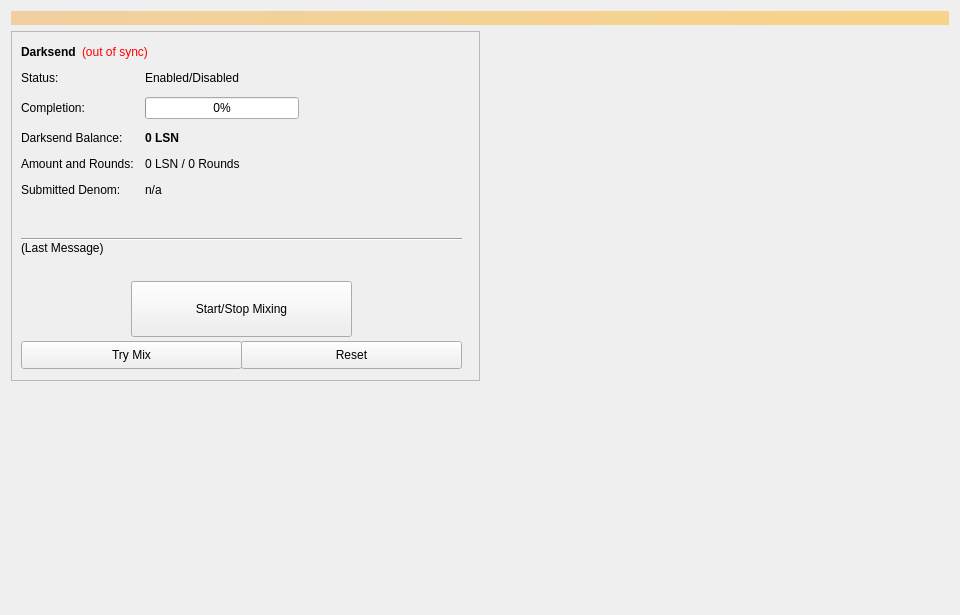
<?xml version="1.0" encoding="UTF-8"?>
<ui version="4.0">
 <class>Coinmix</class>
 <widget class="QWidget" name="Coinmix">
  <property name="geometry">
   <rect>
    <x>0</x>
    <y>0</y>
    <width>960</width>
    <height>615</height>
   </rect>
  </property>
  <property name="minimumSize">
   <size>
    <width>960</width>
    <height>0</height>
   </size>
  </property>
  <property name="windowTitle">
   <string>Form</string>
  </property>
  <layout class="QVBoxLayout" name="topLayout">
   <item>
    <widget class="QLabel" name="labelAlerts">
     <property name="visible">
      <bool>false</bool>
     </property>
     <property name="styleSheet">
      <string notr="true">background-color: qlineargradient(x1: 0, y1: 0, x2: 1, y2: 0, stop:0 #F0D0A0, stop:1 #F8D488); color:#000000;</string>
     </property>
     <property name="wordWrap">
      <bool>true</bool>
     </property>
     <property name="margin">
      <number>3</number>
     </property>
    </widget>
   </item>
   <item>
    <layout class="QHBoxLayout" name="horizontalLayout" stretch="1,1">
     <item>
      <layout class="QVBoxLayout" name="verticalLayout_2">
       <item>
        <widget class="QFrame" name="frameDarksend">
         <property name="minimumSize">
          <size>
           <width>0</width>
           <height>350</height>
          </size>
         </property>
         <property name="layoutDirection">
          <enum>Qt::LeftToRight</enum>
         </property>
         <property name="frameShape">
          <enum>QFrame::StyledPanel</enum>
         </property>
         <property name="frameShadow">
          <enum>QFrame::Raised</enum>
         </property>
         <widget class="QWidget" name="formLayoutWidget">
          <property name="geometry">
           <rect>
            <x>10</x>
            <y>40</y>
            <width>451</width>
            <height>161</height>
           </rect>
          </property>
          <layout class="QFormLayout" name="formLayout">
           <property name="fieldGrowthPolicy">
            <enum>QFormLayout::AllNonFixedFieldsGrow</enum>
           </property>
           <property name="horizontalSpacing">
            <number>11</number>
           </property>
           <property name="verticalSpacing">
            <number>12</number>
           </property>
           <item row="0" column="0">
            <widget class="QLabel" name="label_6">
             <property name="text">
              <string>Status:</string>
             </property>
            </widget>
           </item>
           <item row="1" column="0">
            <widget class="QLabel" name="label_7">
             <property name="text">
              <string>Completion:</string>
             </property>
            </widget>
           </item>
           <item row="1" column="1">
            <widget class="QProgressBar" name="DarksendProgress">
             <property name="maximumSize">
              <size>
               <width>154</width>
               <height>16777215</height>
              </size>
             </property>
             <property name="value">
              <number>0</number>
             </property>
            </widget>
           </item>
           <item row="2" column="0">
            <widget class="QLabel" name="labelAnonymizedText">
             <property name="text">
              <string>Darksend Balance:</string>
             </property>
            </widget>
           </item>
           <item row="2" column="1">
            <widget class="QLabel" name="labelAnonymized">
             <property name="font">
              <font>
               <weight>75</weight>
               <bold>true</bold>
              </font>
             </property>
             <property name="text">
              <string notr="true">0 LSN</string>
             </property>
            </widget>
           </item>
           <item row="3" column="0">
            <widget class="QLabel" name="label_8">
             <property name="text">
              <string>Amount and Rounds:</string>
             </property>
            </widget>
           </item>
           <item row="3" column="1">
            <widget class="QLabel" name="labelAmountRounds">
             <property name="text">
              <string>0 LSN / 0 Rounds</string>
             </property>
            </widget>
           </item>
           <item row="4" column="0">
            <widget class="QLabel" name="label_9">
             <property name="text">
              <string>Submitted Denom:</string>
             </property>
            </widget>
           </item>
           <item row="4" column="1">
            <widget class="QLabel" name="labelSubmittedDenom">
             <property name="toolTip">
              <string>The denominations you submitted to the Masternode.&lt;br&gt;To mix, other users must submit the exact same denominations.</string>
             </property>
             <property name="text">
              <string>n/a</string>
             </property>
            </widget>
           </item>
           <item row="0" column="1">
            <widget class="QLabel" name="DarksendEnabled">
             <property name="text">
              <string>Enabled/Disabled</string>
             </property>
            </widget>
           </item>
          </layout>
         </widget>
         <widget class="QPushButton" name="runAutoDenom">
          <property name="geometry">
           <rect>
            <x>251</x>
            <y>17</y>
            <width>1</width>
            <height>1</height>
           </rect>
          </property>
          <property name="palette">
           <palette>
            <active>
             <colorrole role="WindowText">
              <brush brushstyle="SolidPattern">
               <color alpha="255">
                <red>0</red>
                <green>0</green>
                <blue>0</blue>
               </color>
              </brush>
             </colorrole>
             <colorrole role="Button">
              <brush brushstyle="SolidPattern">
               <color alpha="255">
                <red>239</red>
                <green>238</green>
                <blue>238</blue>
               </color>
              </brush>
             </colorrole>
             <colorrole role="Light">
              <brush brushstyle="SolidPattern">
               <color alpha="255">
                <red>255</red>
                <green>255</green>
                <blue>255</blue>
               </color>
              </brush>
             </colorrole>
             <colorrole role="Midlight">
              <brush brushstyle="SolidPattern">
               <color alpha="255">
                <red>247</red>
                <green>246</green>
                <blue>246</blue>
               </color>
              </brush>
             </colorrole>
             <colorrole role="Dark">
              <brush brushstyle="SolidPattern">
               <color alpha="255">
                <red>119</red>
                <green>119</green>
                <blue>119</blue>
               </color>
              </brush>
             </colorrole>
             <colorrole role="Mid">
              <brush brushstyle="SolidPattern">
               <color alpha="255">
                <red>159</red>
                <green>159</green>
                <blue>159</blue>
               </color>
              </brush>
             </colorrole>
             <colorrole role="Text">
              <brush brushstyle="SolidPattern">
               <color alpha="255">
                <red>0</red>
                <green>0</green>
                <blue>0</blue>
               </color>
              </brush>
             </colorrole>
             <colorrole role="BrightText">
              <brush brushstyle="SolidPattern">
               <color alpha="255">
                <red>255</red>
                <green>255</green>
                <blue>255</blue>
               </color>
              </brush>
             </colorrole>
             <colorrole role="ButtonText">
              <brush brushstyle="SolidPattern">
               <color alpha="255">
                <red>0</red>
                <green>0</green>
                <blue>0</blue>
               </color>
              </brush>
             </colorrole>
             <colorrole role="Base">
              <brush brushstyle="SolidPattern">
               <color alpha="255">
                <red>255</red>
                <green>255</green>
                <blue>255</blue>
               </color>
              </brush>
             </colorrole>
             <colorrole role="Window">
              <brush brushstyle="SolidPattern">
               <color alpha="255">
                <red>239</red>
                <green>238</green>
                <blue>238</blue>
               </color>
              </brush>
             </colorrole>
             <colorrole role="Shadow">
              <brush brushstyle="SolidPattern">
               <color alpha="255">
                <red>0</red>
                <green>0</green>
                <blue>0</blue>
               </color>
              </brush>
             </colorrole>
             <colorrole role="AlternateBase">
              <brush brushstyle="SolidPattern">
               <color alpha="255">
                <red>247</red>
                <green>246</green>
                <blue>246</blue>
               </color>
              </brush>
             </colorrole>
             <colorrole role="ToolTipBase">
              <brush brushstyle="SolidPattern">
               <color alpha="255">
                <red>255</red>
                <green>255</green>
                <blue>220</blue>
               </color>
              </brush>
             </colorrole>
             <colorrole role="ToolTipText">
              <brush brushstyle="SolidPattern">
               <color alpha="255">
                <red>0</red>
                <green>0</green>
                <blue>0</blue>
               </color>
              </brush>
             </colorrole>
            </active>
            <inactive>
             <colorrole role="WindowText">
              <brush brushstyle="SolidPattern">
               <color alpha="255">
                <red>0</red>
                <green>0</green>
                <blue>0</blue>
               </color>
              </brush>
             </colorrole>
             <colorrole role="Button">
              <brush brushstyle="SolidPattern">
               <color alpha="255">
                <red>239</red>
                <green>238</green>
                <blue>238</blue>
               </color>
              </brush>
             </colorrole>
             <colorrole role="Light">
              <brush brushstyle="SolidPattern">
               <color alpha="255">
                <red>255</red>
                <green>255</green>
                <blue>255</blue>
               </color>
              </brush>
             </colorrole>
             <colorrole role="Midlight">
              <brush brushstyle="SolidPattern">
               <color alpha="255">
                <red>247</red>
                <green>246</green>
                <blue>246</blue>
               </color>
              </brush>
             </colorrole>
             <colorrole role="Dark">
              <brush brushstyle="SolidPattern">
               <color alpha="255">
                <red>119</red>
                <green>119</green>
                <blue>119</blue>
               </color>
              </brush>
             </colorrole>
             <colorrole role="Mid">
              <brush brushstyle="SolidPattern">
               <color alpha="255">
                <red>159</red>
                <green>159</green>
                <blue>159</blue>
               </color>
              </brush>
             </colorrole>
             <colorrole role="Text">
              <brush brushstyle="SolidPattern">
               <color alpha="255">
                <red>0</red>
                <green>0</green>
                <blue>0</blue>
               </color>
              </brush>
             </colorrole>
             <colorrole role="BrightText">
              <brush brushstyle="SolidPattern">
               <color alpha="255">
                <red>255</red>
                <green>255</green>
                <blue>255</blue>
               </color>
              </brush>
             </colorrole>
             <colorrole role="ButtonText">
              <brush brushstyle="SolidPattern">
               <color alpha="255">
                <red>0</red>
                <green>0</green>
                <blue>0</blue>
               </color>
              </brush>
             </colorrole>
             <colorrole role="Base">
              <brush brushstyle="SolidPattern">
               <color alpha="255">
                <red>255</red>
                <green>255</green>
                <blue>255</blue>
               </color>
              </brush>
             </colorrole>
             <colorrole role="Window">
              <brush brushstyle="SolidPattern">
               <color alpha="255">
                <red>239</red>
                <green>238</green>
                <blue>238</blue>
               </color>
              </brush>
             </colorrole>
             <colorrole role="Shadow">
              <brush brushstyle="SolidPattern">
               <color alpha="255">
                <red>0</red>
                <green>0</green>
                <blue>0</blue>
               </color>
              </brush>
             </colorrole>
             <colorrole role="AlternateBase">
              <brush brushstyle="SolidPattern">
               <color alpha="255">
                <red>247</red>
                <green>246</green>
                <blue>246</blue>
               </color>
              </brush>
             </colorrole>
             <colorrole role="ToolTipBase">
              <brush brushstyle="SolidPattern">
               <color alpha="255">
                <red>255</red>
                <green>255</green>
                <blue>220</blue>
               </color>
              </brush>
             </colorrole>
             <colorrole role="ToolTipText">
              <brush brushstyle="SolidPattern">
               <color alpha="255">
                <red>0</red>
                <green>0</green>
                <blue>0</blue>
               </color>
              </brush>
             </colorrole>
            </inactive>
            <disabled>
             <colorrole role="WindowText">
              <brush brushstyle="SolidPattern">
               <color alpha="255">
                <red>119</red>
                <green>119</green>
                <blue>119</blue>
               </color>
              </brush>
             </colorrole>
             <colorrole role="Button">
              <brush brushstyle="SolidPattern">
               <color alpha="255">
                <red>239</red>
                <green>238</green>
                <blue>238</blue>
               </color>
              </brush>
             </colorrole>
             <colorrole role="Light">
              <brush brushstyle="SolidPattern">
               <color alpha="255">
                <red>255</red>
                <green>255</green>
                <blue>255</blue>
               </color>
              </brush>
             </colorrole>
             <colorrole role="Midlight">
              <brush brushstyle="SolidPattern">
               <color alpha="255">
                <red>247</red>
                <green>246</green>
                <blue>246</blue>
               </color>
              </brush>
             </colorrole>
             <colorrole role="Dark">
              <brush brushstyle="SolidPattern">
               <color alpha="255">
                <red>119</red>
                <green>119</green>
                <blue>119</blue>
               </color>
              </brush>
             </colorrole>
             <colorrole role="Mid">
              <brush brushstyle="SolidPattern">
               <color alpha="255">
                <red>159</red>
                <green>159</green>
                <blue>159</blue>
               </color>
              </brush>
             </colorrole>
             <colorrole role="Text">
              <brush brushstyle="SolidPattern">
               <color alpha="255">
                <red>119</red>
                <green>119</green>
                <blue>119</blue>
               </color>
              </brush>
             </colorrole>
             <colorrole role="BrightText">
              <brush brushstyle="SolidPattern">
               <color alpha="255">
                <red>255</red>
                <green>255</green>
                <blue>255</blue>
               </color>
              </brush>
             </colorrole>
             <colorrole role="ButtonText">
              <brush brushstyle="SolidPattern">
               <color alpha="255">
                <red>119</red>
                <green>119</green>
                <blue>119</blue>
               </color>
              </brush>
             </colorrole>
             <colorrole role="Base">
              <brush brushstyle="SolidPattern">
               <color alpha="255">
                <red>239</red>
                <green>238</green>
                <blue>238</blue>
               </color>
              </brush>
             </colorrole>
             <colorrole role="Window">
              <brush brushstyle="SolidPattern">
               <color alpha="255">
                <red>239</red>
                <green>238</green>
                <blue>238</blue>
               </color>
              </brush>
             </colorrole>
             <colorrole role="Shadow">
              <brush brushstyle="SolidPattern">
               <color alpha="255">
                <red>0</red>
                <green>0</green>
                <blue>0</blue>
               </color>
              </brush>
             </colorrole>
             <colorrole role="AlternateBase">
              <brush brushstyle="SolidPattern">
               <color alpha="255">
                <red>239</red>
                <green>238</green>
                <blue>238</blue>
               </color>
              </brush>
             </colorrole>
             <colorrole role="ToolTipBase">
              <brush brushstyle="SolidPattern">
               <color alpha="255">
                <red>255</red>
                <green>255</green>
                <blue>220</blue>
               </color>
              </brush>
             </colorrole>
             <colorrole role="ToolTipText">
              <brush brushstyle="SolidPattern">
               <color alpha="255">
                <red>0</red>
                <green>0</green>
                <blue>0</blue>
               </color>
              </brush>
             </colorrole>
            </disabled>
           </palette>
          </property>
          <property name="focusPolicy">
           <enum>Qt::NoFocus</enum>
          </property>
          <property name="autoFillBackground">
           <bool>true</bool>
          </property>
          <property name="text">
           <string/>
          </property>
          <property name="flat">
           <bool>true</bool>
          </property>
         </widget>
         <widget class="QPushButton" name="toggleDarksend">
          <property name="geometry">
           <rect>
            <x>120</x>
            <y>250</y>
            <width>221</width>
            <height>56</height>
           </rect>
          </property>
          <property name="sizePolicy">
           <sizepolicy hsizetype="MinimumExpanding" vsizetype="Fixed">
            <horstretch>0</horstretch>
            <verstretch>0</verstretch>
           </sizepolicy>
          </property>
          <property name="text">
           <string>Start/Stop Mixing</string>
          </property>
         </widget>
         <widget class="Line" name="lineLastMessage">
          <property name="geometry">
           <rect>
            <x>10</x>
            <y>200</y>
            <width>441</width>
            <height>16</height>
           </rect>
          </property>
          <property name="orientation">
           <enum>Qt::Horizontal</enum>
          </property>
         </widget>
         <widget class="QLabel" name="DarksendStatus">
          <property name="geometry">
           <rect>
            <x>10</x>
            <y>210</y>
            <width>451</width>
            <height>43</height>
           </rect>
          </property>
          <property name="minimumSize">
           <size>
            <width>288</width>
            <height>43</height>
           </size>
          </property>
          <property name="text">
           <string>(Last Message)</string>
          </property>
          <property name="alignment">
           <set>Qt::AlignLeading|Qt::AlignLeft|Qt::AlignTop</set>
          </property>
          <property name="wordWrap">
           <bool>true</bool>
          </property>
         </widget>
         <widget class="QPushButton" name="DarksendAuto">
          <property name="geometry">
           <rect>
            <x>10</x>
            <y>310</y>
            <width>221</width>
            <height>28</height>
           </rect>
          </property>
          <property name="sizePolicy">
           <sizepolicy hsizetype="MinimumExpanding" vsizetype="Fixed">
            <horstretch>0</horstretch>
            <verstretch>0</verstretch>
           </sizepolicy>
          </property>
          <property name="toolTip">
           <string>Try to manually submit a Darksend request.</string>
          </property>
          <property name="text">
           <string>Try Mix</string>
          </property>
         </widget>
         <widget class="QPushButton" name="DarksendReset">
          <property name="geometry">
           <rect>
            <x>230</x>
            <y>310</y>
            <width>221</width>
            <height>28</height>
           </rect>
          </property>
          <property name="sizePolicy">
           <sizepolicy hsizetype="MinimumExpanding" vsizetype="Fixed">
            <horstretch>0</horstretch>
            <verstretch>0</verstretch>
           </sizepolicy>
          </property>
          <property name="toolTip">
           <string>Reset the current status of Darksend (can interrupt Darksend if it's in the process of Mixing, which can cost you money!)</string>
          </property>
          <property name="autoFillBackground">
           <bool>false</bool>
          </property>
          <property name="text">
           <string>Reset</string>
          </property>
         </widget>
         <widget class="QWidget" name="layoutWidget">
          <property name="geometry">
           <rect>
            <x>10</x>
            <y>10</y>
            <width>431</width>
            <height>22</height>
           </rect>
          </property>
          <layout class="QHBoxLayout" name="horizontalLayout_5">
           <item>
            <widget class="QLabel" name="label_2">
             <property name="font">
              <font>
               <weight>75</weight>
               <bold>true</bold>
              </font>
             </property>
             <property name="text">
              <string>Darksend</string>
             </property>
            </widget>
           </item>
           <item>
            <widget class="QLabel" name="labelDarksendSyncStatus">
             <property name="toolTip">
              <string>The displayed information may be out of date. Your wallet automatically synchronizes with the LSN network after a connection is established, but this process has not completed yet.</string>
             </property>
             <property name="styleSheet">
              <string notr="true">QLabel { color: red; }</string>
             </property>
             <property name="text">
              <string notr="true">(out of sync)</string>
             </property>
             <property name="alignment">
              <set>Qt::AlignLeading|Qt::AlignLeft|Qt::AlignVCenter</set>
             </property>
            </widget>
           </item>
           <item>
            <spacer name="horizontalSpacer_4">
             <property name="orientation">
              <enum>Qt::Horizontal</enum>
             </property>
             <property name="sizeHint" stdset="0">
              <size>
               <width>40</width>
               <height>20</height>
              </size>
             </property>
            </spacer>
           </item>
          </layout>
         </widget>
        </widget>
       </item>
       <item>
        <spacer name="verticalSpacer">
         <property name="orientation">
          <enum>Qt::Vertical</enum>
         </property>
         <property name="sizeHint" stdset="0">
          <size>
           <width>20</width>
           <height>40</height>
          </size>
         </property>
        </spacer>
       </item>
      </layout>
     </item>
     <item>
      <layout class="QVBoxLayout" name="verticalLayout_3">
       <item>
        <spacer name="verticalSpacer_2">
         <property name="orientation">
          <enum>Qt::Vertical</enum>
         </property>
         <property name="sizeType">
          <enum>QSizePolicy::Expanding</enum>
         </property>
         <property name="sizeHint" stdset="0">
          <size>
           <width>20</width>
           <height>40</height>
          </size>
         </property>
        </spacer>
       </item>
      </layout>
     </item>
    </layout>
   </item>
  </layout>
 </widget>
 <resources/>
 <connections/>
</ui>
